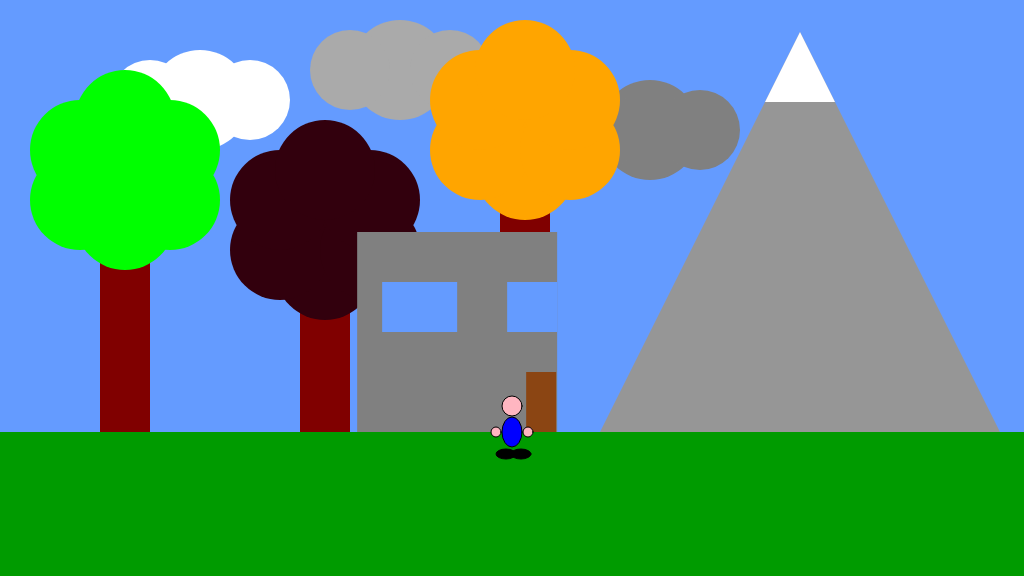
Frame 1 (no input)
Frame 60 (no input): identical to frame 1, image omitted
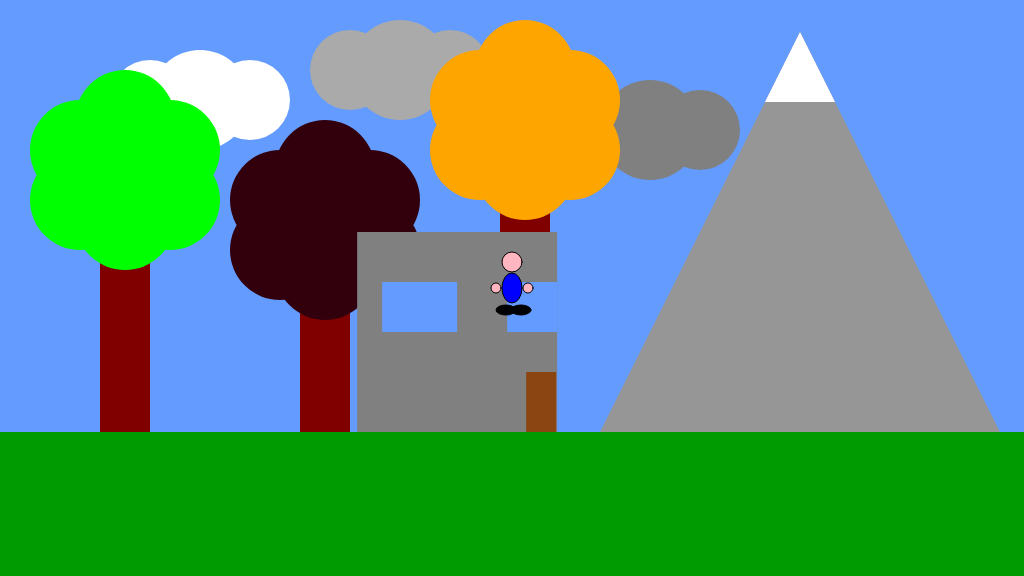
Frame 120 (the mouse pressed at the canvas centre since frame 60)

The p5.js sketch that drew these frames (run headless with seeded random() and noise() and a simulated clock; from frame 60 on, the mouse is pressed at the canvas centre):

// p5.js sketch
// ── sketch.js
/*

The Game Project

Week 2 part b

*/

var floorPos_y;
var posX;
var posY;
var housX;
var housY;
var Mountain;
var Tree;
var Snow;

function setup() 
{
    createCanvas(1024, 576);
    floorPos_y = height*3/4; //NB. we are now using a variable for the floor position
    posX = width/2;
    posY = floorPos_y;
    houseX = random(0,500);
    houseY = floorPos_y-200;
    
    Mountain = {x_pos:800, height:400}
    Snow = {Ypos: floorPos_y - Mountain.height}

    Tree = {x_pos: 500, height: 100};
    Tree2 = {x_pos: 300, height: 200};
    Tree3 = {x_pos: 100, height: 150};


}

function draw() 
{    
    background(100, 155, 255); //fill the sky blue
    
    noStroke();
    fill(0, 155, 0);
    rect(0, floorPos_y, width, height - floorPos_y); //draw some green ground
    
    { // mountain
    noStroke();
    fill(150);
    triangle(
        Mountain.x_pos-200,floorPos_y, Mountain.x_pos,floorPos_y-Mountain.height, Mountain.x_pos+200,floorPos_y);
    fill(255);
    triangle(
        Mountain.x_pos-35,Snow.Ypos+70, Mountain.x_pos,Snow.Ypos, Mountain.x_pos+35,Snow.Ypos+70);
    }
    
    { // cloud
    noStroke();
    fill(255);
    ellipse(200,100,100,100);
    ellipse(250,100,80,80);
    ellipse(150,100,80,80);
    
    noStroke();
    fill(170);
    ellipse(200+200,100-30,100,100);
    ellipse(250+200,100-30,80,80);
    ellipse(150+200,100-30,80,80);
    

    noStroke();
    fill(128);
    ellipse(200+450,100+30,100,100);
    ellipse(250+450,100+30,80,80);
    ellipse(150+450,100+30,80,80);
    }
    
    { //tree
    noStroke();
    fill(128, 0, 0);
    rect(Tree.x_pos, Tree.height, 50, (floorPos_y - Tree.height)) // base
    fill(255,165,0);
    ellipse(Tree.x_pos+25,Tree.height+70,100,100);
    ellipse(Tree.x_pos-20,Tree.height+50,100,100);
    ellipse(Tree.x_pos+70,Tree.height+50,100,100);
    ellipse(Tree.x_pos-20,Tree.height-0,100,100);
    ellipse(Tree.x_pos+70,Tree.height-0,100,100);
    ellipse(Tree.x_pos+25,Tree.height-30,100,100);
    
    
    noStroke();
    fill(128, 0, 0);
    rect(Tree2.x_pos, Tree2.height, 50, (floorPos_y - Tree2.height)) // base
    fill(50, 0, 13);
    ellipse(Tree2.x_pos+25,Tree2.height+70,100,100);
    ellipse(Tree2.x_pos-20,Tree2.height+50,100,100);
    ellipse(Tree2.x_pos+70,Tree2.height+50,100,100);
    ellipse(Tree2.x_pos-20,Tree2.height-0,100,100);
    ellipse(Tree2.x_pos+70,Tree2.height-0,100,100);
    ellipse(Tree2.x_pos+25,Tree2.height-30,100,100);
    
    
    noStroke();
    fill(128, 0, 0);
    rect(Tree3.x_pos, Tree3.height, 50, (floorPos_y - Tree3.height)) // base
    fill(0, 255, 0);
    ellipse(Tree3.x_pos+25,Tree3.height+70,100,100);
    ellipse(Tree3.x_pos-20,Tree3.height+50,100,100);
    ellipse(Tree3.x_pos+70,Tree3.height+50,100,100);
    ellipse(Tree3.x_pos-20,Tree3.height-0,100,100);
    ellipse(Tree3.x_pos+70,Tree3.height-0,100,100);
    ellipse(Tree3.x_pos+25,Tree3.height-30,100,100);
    }
    
    { // house
    noStroke();
    fill(128);
    rect(houseX,houseY,200,200);
    fill(139,69,19);
    rect(houseX+169,houseY+140,30,60);
    fill(100,155,255);
    rect(houseX+25,houseY+50,75,50);
    rect(houseX+150,houseY+50,50,50);
    }
    

    
    { // charles
    stroke(0)

    fill(255,182,193)
    ellipse(posX,posY-26, 20,20) // head
    
    fill(0,0,255)
    ellipse(posX,posY, 20,30) // body
    
    fill(0)
    ellipse(posX+9,posY+22, 20,10) // right foot
    ellipse(posX-6,posY+22, 20,10) // left foot 
    fill(255,182,193)
    ellipse(posX-16,posY, 10,10) // left hand
    ellipse(posX+16,posY, 10,10) // right hand
    }
    
}

function mousePressed()
{
    posX = mouseX
    posY = mouseY
}
